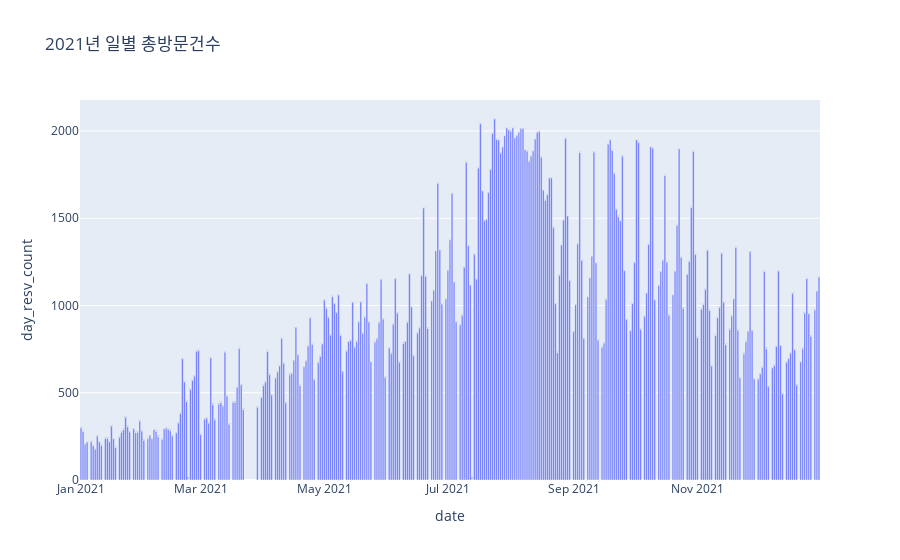

Write notebook code for a chart like this one.
### Markdown cell above
#### 일별

### Code cell
df_day = df_date.groupby(['date'],as_index=False).agg(day_resv_count = ('name','count'))
fig = px.bar(df_day, x="date", y="day_resv_count", title='2021년 일별 총방문건수', text_auto=True )
fig.show()

### Figure 1 — Plotly figure (JSON) as saved in the notebook; plotly's stock layout.template omitted (floating-point values rounded to 4 significant figures; data arrays with more than 128 entries replaced by an {"elided": "..."} marker saying what was removed)
{"data": [{"alignmentgroup": "True", "hovertemplate": "date=%{x}<br>day_resv_count=%{y}<extra></extra>", "legendgroup": "", "marker": {"color": "#636efa", "pattern": {"shape": ""}}, "name": "", "offsetgroup": "", "orientation": "v", "showlegend": false, "textposition": "auto", "texttemplate": "%{y}", "type": "bar", "x": {"elided": "319 str values"}, "xaxis": "x", "y": {"elided": "319 int values"}, "yaxis": "y"}], "layout": {"barmode": "relative", "legend": {"tracegroupgap": 0}, "title": {"text": "2021년 일별 총방문건수"}, "xaxis": {"anchor": "y", "domain": [0, 1], "title": {"text": "date"}}, "yaxis": {"anchor": "x", "domain": [0, 1], "title": {"text": "day_resv_count"}}}}
